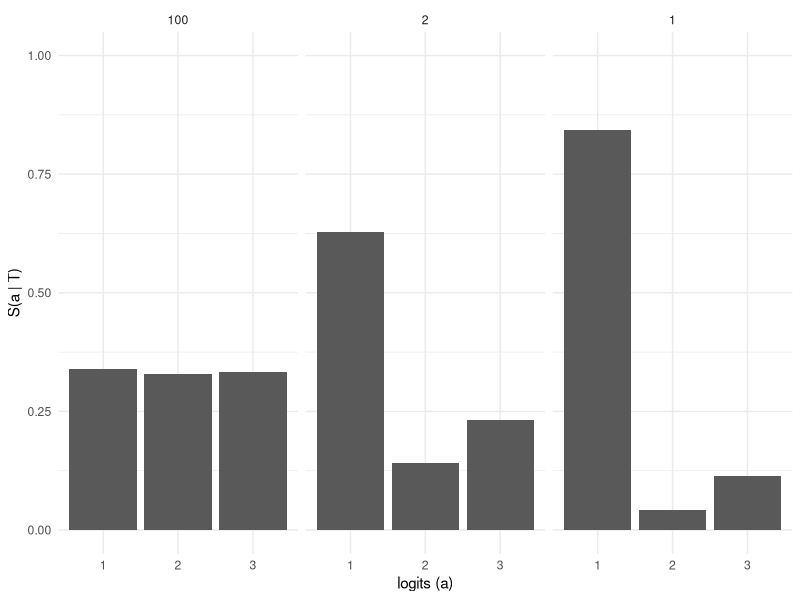
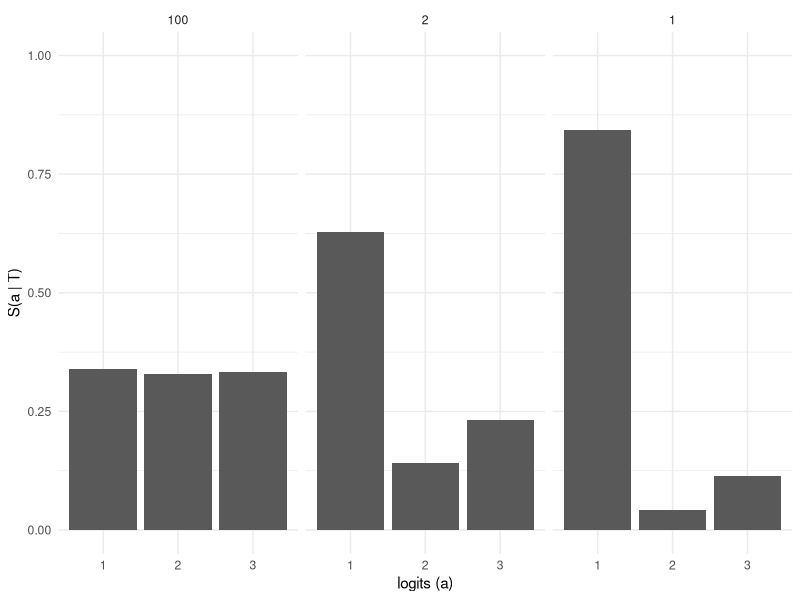

Write R code to recreate these figures, in order.
library(tidyverse)

# -----------------------------
# Softmax distribution (ggplot version)
# -----------------------------

plot_softmax_distribution <- function(T, a, softmax_fn) {

  df <- map_dfr(T, function(Ti) {
    tibble(
      logits = seq_along(a),
      prob = softmax_fn(a / Ti),
      T = factor(Ti)
    )
  })

  ggplot(df, aes(x = factor(logits), y = prob)) +
    geom_col() +
    facet_wrap(~ T, nrow = 1) +
    labs(
      x = "logits (a)",
      y = "S(a | T)"
    ) +
    ylim(0, 1) +
    theme_minimal()
}

softmax <- function(a) {
  e <- exp(a)
  e / sum(e)
}

# Example
T_array <- c(100, 2, 1)
a <- c(3, 0, 1)

plot_softmax_distribution(T_array, a, softmax)

lse <- function(a) {
  m <- max(a)
  m + log(sum(exp(a - m)))
}

softmax_stable <- function(a) {
  exp(a - lse(a))
}


plot_softmax_distribution(T_array, a, softmax_stable)
